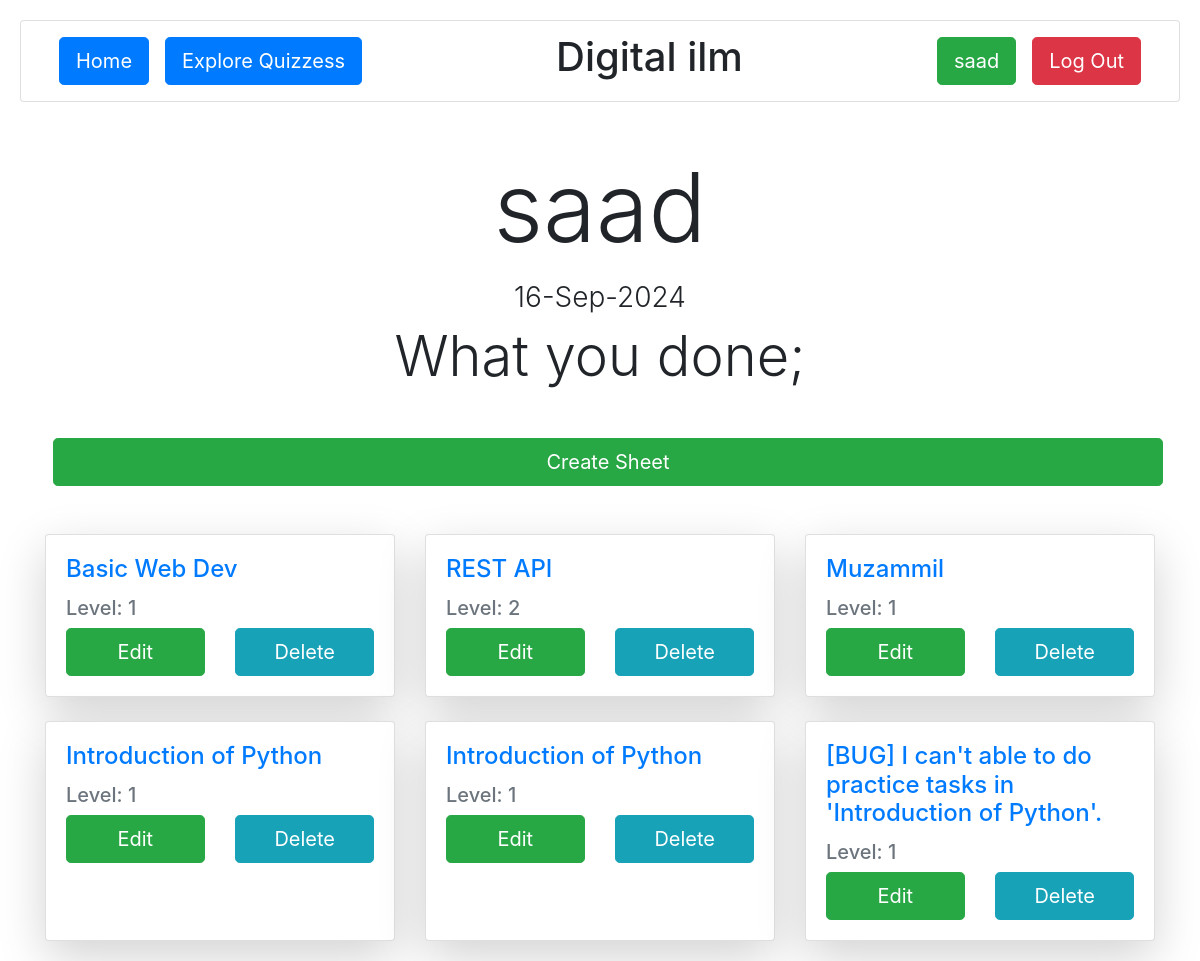
Page /learn/tutor/ (signed in) on the earlier database version.
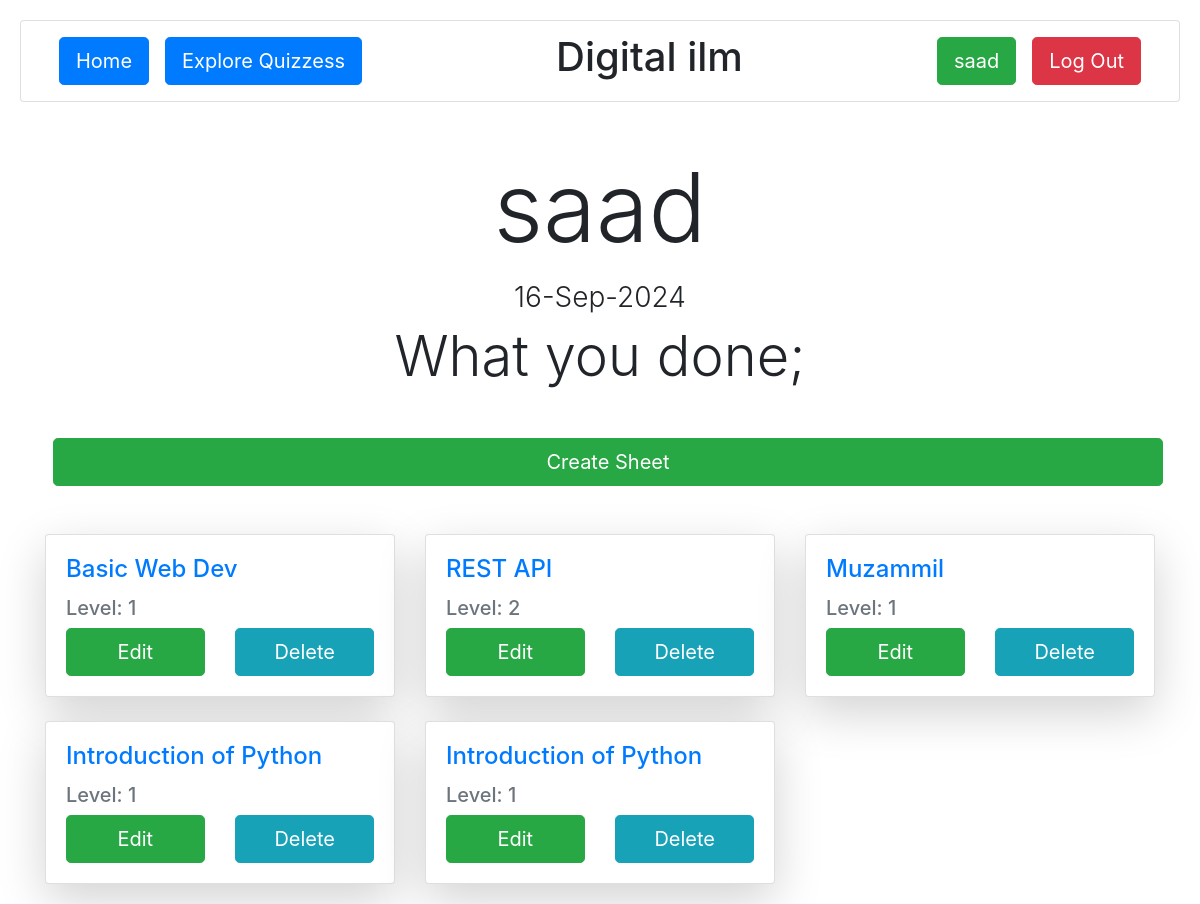
Same page on the later database version.
### learn/models.py (models this page shows, shortened)
class QuestionSheet(models.Model):
    title = models.CharField(max_length=200)
    tutor = models.ForeignKey(User, on_delete=models.CASCADE, related_name="tutor")
    l = [
        (1, 1),
        (2, 2),
        (3, 3),
        (4, 4),
        (5, 5)]
    level = models.IntegerField(choices=l, default=1)

### learn/views.py (the view)
# urls.py: path('tutor/', views.tutor_profile, name="tutor"),
@login_required
def tutor_profile(request):
    tutor = User.objects.get(id=request.user.id)
    questions_sheet = QuestionSheet.objects.filter(tutor=tutor.id)
    if not questions_sheet.exists():
        pass
    return render(request, 'tutor.html', {"tutor": tutor, "questions_sheet": questions_sheet})

### learn/templates/tutor.html (shortened to what this page needs)
{% extends "layout.html" %}
{% block body %}
    <div class="container mt-5">
        <h1 class="display-1 text-center mb-3">{{ tutor.username}}</h1>
        <h3 class="text-center text-center fw-light">{{ tutor.date_joined|date:"d-M-Y" }}</h3>
        <h2 class="display-4 text-center mb-5">What you done;</h2>
        <a href="{% url 'create_question_sheet' %}"
        class="btn btn-success btn-lg mx-2 mb-5"
        style="
        width: 100%;
        ">Create Sheet</a>
        <div class="row g-4">
            {% for question_sheet in questions_sheet %}
                <div class="col-12 col-sm-12 col-md-6 col-lg-4">
                    <div class="card h-100 shadow-lg">
                        <div class="card-body">
                            <h4 class="card-title"><a href="{% url 'question_sheet_by_id' question_sheet.id %}">{{ question_sheet.title }}</a></h4>
                            <h5 class="text-muted mb-2">Level: {{ question_sheet.level }}</h5>
                            <div class="edit-delete"
                            style="
                            display: flex;
                            align-items: center;
                            justify-content: space-between;
                            ">
                                <a href="{% url 'edit_sheet' question_sheet.id %}" class="btn btn-success btn-lg mt-auto"
                                style="
                                width: 45%;
                                "
                                >Edit</a>
                                <a href="{% url 'delete_sheet' question_sheet.id %}" class="btn btn-info btn-lg"
                                style="
                                width: 45%;
                                ">Delete</a>
                            </div>
                        </div>
                    </div>
                </div>
            {% endfor %}
        </div>
    </div>
{% endblock %}

Differences in the rows shown:
removed QuestionSheet: title "[BUG] I can't able to do practice tasks in 'Introduction of Python'.", level "1"
